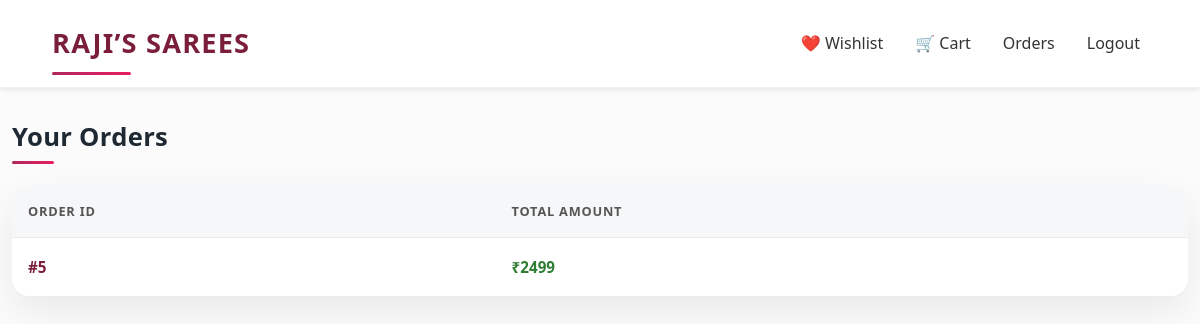
Page /orders (signed in) on the earlier database version.
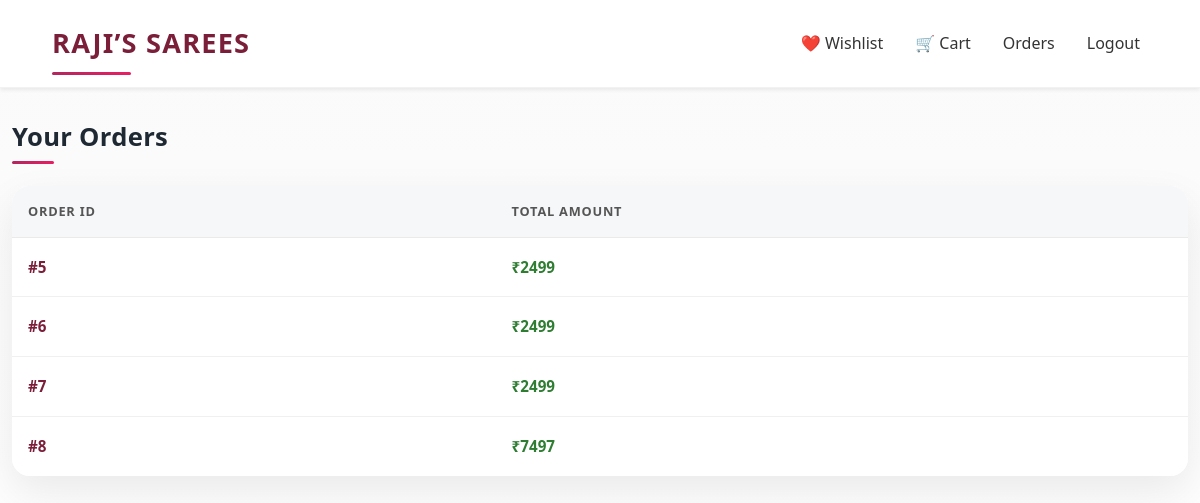
Same page on the later database version.
### app.py (models this page shows)
class Order(db.Model):
    id = db.Column(db.Integer, primary_key=True)
    user_id = db.Column(db.Integer, nullable=False)
    total_amount = db.Column(db.Integer, nullable=False)

### app.py (the view)
@app.route("/orders")
@login_required
def orders():
    orders = Order.query.filter_by(user_id=current_user.id).all()
    return render_template("orders.html", orders=orders)

### app.py (called while the page is built)
@login_manager.user_loader
def load_user(user_id):
    return User.query.get(int(user_id))

@app.context_processor
def inject_cart_count():
    if current_user.is_authenticated:
        count = db.session.query(
            func.sum(CartItem.quantity)
        ).filter_by(user_id=current_user.id).scalar()
        return {"cart_count": count or 0}
    return {"cart_count": 0}

### templates/orders.html (shortened to what this page needs)
<!DOCTYPE html>
<html lang="en">
<head>
    <link href="https://cdn.jsdelivr.net/npm/bootstrap@5.3.3/dist/css/bootstrap.min.css" rel="stylesheet">
    <link rel="stylesheet" href="{{ url_for('static', filename='css/orders.css') }}">
</head>
<body>
<div class="toast-container position-fixed top-0 end-0 p-3">
</div>
<nav class="navbar navbar-expand-lg bg-white shadow-sm sticky-top">
  <div class="container">
    <a class="navbar-brand fw-bold brand-logo" href="/">RAJI’S SAREES</a>
    <div class="collapse navbar-collapse" id="mainNavbar">
      <ul class="navbar-nav ms-auto align-items-lg-center gap-lg-3">
        {% if current_user.is_authenticated %}
          <li class="nav-item">
            <a href="/wishlist" class="nav-link">❤️ Wishlist</a>
          </li>
          <li class="nav-item position-relative">
            <a href="/cart" class="nav-link">
              🛒 Cart
            </a>
          </li>
          <li class="nav-item">
            <a href="/orders" class="nav-link">Orders</a>
          </li>
          <li class="nav-item">
            <a href="/logout" class="nav-link">Logout</a>
          </li>
        {% endif %}
      </ul>
    </div>
  </div>
</nav>
<div class="container mt-4">
  {% block content %}
<h3>Your Orders</h3>
{% if orders %}
<table class="table">
  <tr>
    <th>Order ID</th>
    <th>Total Amount</th>
  </tr>
  {% for order in orders %}
  <tr>
    <td>#{{ order.id }}</td>
    <td>₹{{ order.total_amount }}</td>
  </tr>
  {% endfor %}
</table>
{% else %}
<p>No orders yet</p>
{% endif %}
{% endblock %}
</div>
</body>
</html>

Differences in the rows shown:
added Order: id "6", total_amount "2499"
added Order: id "7", total_amount "2499"
added Order: id "8", total_amount "7497"
